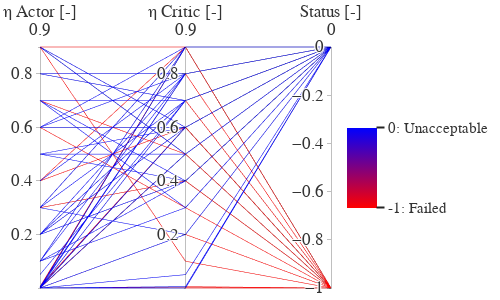

This figure's notebook cell:
### Code cell
IS_SAC = True

df = df_sac_lr if IS_SAC else df_dsac_lr
df = df[(df['status']!=1)]
fig = px.parallel_coordinates(df[['lr_a_high', 'lr_c_high', 'status']], color='status',

                              labels={
                                  'lr_a_high': "η Actor [-]",
                                  'lr_c_high': "η Critic [-]",
                                  'status': 'Status [-]'},
                              color_continuous_scale=px.colors.sequential.Bluered[::-1],
                              color_continuous_midpoint=0.5,
                              range_color=[-1, 0],
                              template="seaborn")

fig.update_layout(**actor_critic_lr_layout)

fig.show()

if False:
    fig.write_image(Path().paper_figures / f"hyperparams-idhp-{'sac' if IS_SAC else 'dsac'}-lr-failure.pdf")

### Figure 1 — Plotly figure (JSON) as saved in the notebook; plotly's stock layout.template omitted (floating-point values rounded to 4 significant figures)
{"data": [{"dimensions": [{"label": "η Actor [-]", "values": [1e-05, 0.7, 0.0001, 1e-05, 0.6, 0.0001, 0.9, 0.0005, 0.3, 0.4, 0.9, 1e-05, 0.7, 5e-05, 0.3, 0.6, 0.0001, 0.8, 0.3, 0.0001, 0.9, 0.9, 0.0001, 0.005, 0.0005, 5e-05, 5e-05, 0.3, 0.2, 0.2, 0.2, 0.0005, 0.9, 0.4, 0.005, 0.0001, 0.001, 5e-05, 0.1, 0.5, 0.3, 0.6, 0.7, 0.1, 0.8, 5e-05, 0.9, 0.0005, 0.1, 0.8, 0.5, 0.1, 0.0001, 0.005, 0.0001, 0.0001, 0.2, 0.7, 0.05, 0.6, 0.2, 0.6, 1e-05, 0.0001, 0.6, 0.9, 5e-05, 0.4, 5e-05, 0.2, 0.0001, 0.001, 0.2, 0.1, 0.5, 0.0005, 5e-05, 0.3, 1e-05, 0.001, 0.8]}, {"label": "η Critic [-]", "values": [0.8, 0.4, 0.0001, 1e-05, 0.6, 0.5, 0.1, 0.001, 0.4, 0.9, 0.5, 0.2, 0.5, 0.5, 0.7, 0.3, 0.5, 0.7, 0.4, 0.5, 0.5, 0.6, 0.005, 0.9, 0.5, 0.5, 0.9, 0.9, 0.7, 0.4, 0.7, 0.6, 0.9, 0.6, 0.6, 0.9, 0.5, 0.2, 0.9, 0.6, 0.2, 0.9, 0.3, 0.9, 0.8, 0.8, 0.5, 0.9, 0.3, 0.8, 0.5, 0.8, 0.7, 0.8, 0.9, 5e-05, 0.8, 0.7, 0.7, 0.6, 0.4, 0.6, 0.6, 0.0001, 0.8, 0.6, 0.005, 0.8, 0.9, 0.6, 0.6, 0.6, 0.6, 0.4, 0.4, 0.5, 0.05, 0.9, 0.7, 0.9, 0.7]}, {"label": "Status [-]", "values": [-1.0, 0.0, -1.0, -1.0, -1.0, -1.0, -1.0, -1.0, -1.0, -1.0, -1.0, -1.0, -1.0, -1.0, 0.0, -1.0, -1.0, -1.0, -1.0, -1.0, -1.0, -1.0, -1.0, -1.0, -1.0, -1.0, 0.0, -1.0, -1.0, -1.0, 0.0, -1.0, -1.0, -1.0, -1.0, -1.0, -1.0, null, null, null, null, null, null, null, null, null, null, null, null, null, null, null, null, null, null, null, null, null, null, null, null, null, null, null, null, null, null, null, null, null, null, null, null, null, null, null, null, null, null, null, null]}], "domain": {"x": [0.0, 1.0], "y": [0.0, 1.0]}, "line": {"color": [-1.0, 0.0, -1.0, -1.0, -1.0, -1.0, -1.0, -1.0, -1.0, -1.0, -1.0, -1.0, -1.0, -1.0, 0.0, -1.0, -1.0, -1.0, -1.0, -1.0, -1.0, -1.0, -1.0, -1.0, -1.0, -1.0, 0.0, -1.0, -1.0, -1.0, 0.0, -1.0, -1.0, -1.0, -1.0, -1.0, -1.0, null, null, null, null, null, null, null, null, null, null, null, null, null, null, null, null, null, null, null, null, null, null, null, null, null, null, null, null, null, null, null, null, null, null, null, null, null, null, null, null, null, null, null, null], "coloraxis": "coloraxis"}, "name": "", "type": "parcoords"}], "layout": {"coloraxis": {"colorbar": {"title": {"text": ""}, "tickfont": {"size": 15}, "tickvals": [-1, 0], "ticktext": ["-1: Failed", "0: Unacceptable"], "lenmode": "pixels", "len": 100}, "colorscale": [[0.0, "rgb(255,0,0)"], [1.0, "rgb(0,0,255)"]], "cmid": 0.5, "cmin": -1, "cmax": 0}, "legend": {"tracegroupgap": 0}, "margin": {"t": 45, "l": 40, "r": 2, "b": 10}, "font": {"family": "Fira Sans, Helvetica, Arial, sans-serif", "color": "#333333", "size": 20}, "autosize": false, "width": 500, "height": 300}}
